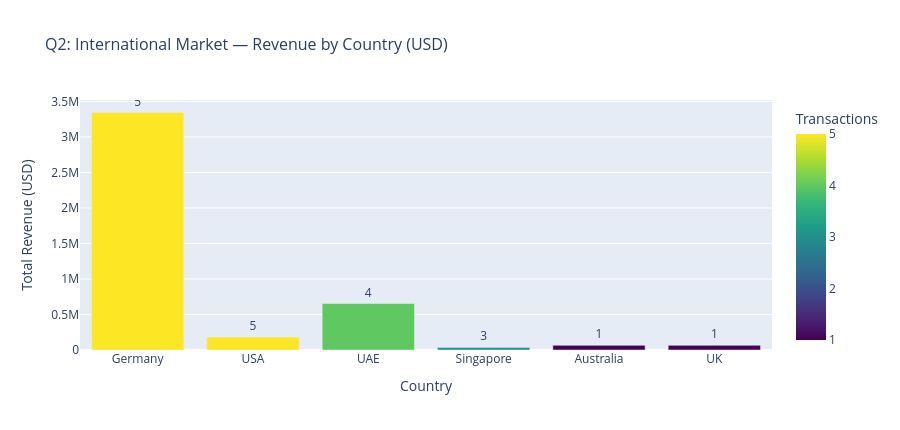

The cell this chart's notebook holds for it:
### Code cell
# International — transactions by country
intl_country = global_.groupby('country').agg(
    transactions  = ('transaction_id', 'count'),
    revenue_usd   = ('price_usd_equivalent', 'sum'),
    avg_price_usd = ('price_usd_equivalent', 'mean'),
    top_brand     = ('make', lambda x: x.mode()[0] if len(x) > 0 else 'N/A')
).reset_index().sort_values('transactions', ascending=False)

print("── International: Transactions by Country ──")
print(intl_country.to_string(index=False))

fig5 = px.bar(
    intl_country,
    x='country',
    y='revenue_usd',
    color='transactions',
    color_continuous_scale='Viridis',
    title='Q2: International Market — Revenue by Country (USD)',
    labels={
        'country':     'Country',
        'revenue_usd': 'Total Revenue (USD)',
        'transactions':'Transactions'
    },
    text='transactions'
)

fig5.update_traces(textposition='outside')
fig5.update_layout(height=430, title_font_size=16)
fig5.show()

### Figure 1 — Plotly figure (JSON) as saved in the notebook; plotly's stock layout.template omitted (floating-point values rounded to 4 significant figures)
{"data": [{"hovertemplate": "Country=%{x}<br>Total Revenue (USD)=%{y}<br>Transactions=%{marker.color}<extra></extra>", "legendgroup": "", "marker": {"color": [5, 5, 4, 3, 1, 1], "coloraxis": "coloraxis", "pattern": {"shape": ""}}, "name": "", "orientation": "v", "showlegend": false, "text": [5.0, 5.0, 4.0, 3.0, 1.0, 1.0], "textposition": "outside", "type": "bar", "x": ["Germany", "USA", "UAE", "Singapore", "Australia", "UK"], "xaxis": "x", "y": [3344000.0, 181900.0, 654800.0, 36920.0, 65660.0, 65660.0], "yaxis": "y"}], "layout": {"barmode": "relative", "coloraxis": {"autocolorscale": false, "colorbar": {"title": {"text": "Transactions"}}, "colorscale": [[0, "#440154"], [0.1111, "#482878"], [0.2222, "#3e4989"], [0.3333, "#31688e"], [0.4444, "#26828e"], [0.5556, "#1f9e89"], [0.6667, "#35b779"], [0.7778, "#6ece58"], [0.8889, "#b5de2b"], [1, "#fde725"]]}, "height": 430, "legend": {"tracegroupgap": 0}, "title": {"font": {"size": 16}, "text": "Q2: International Market — Revenue by Country (USD)"}, "xaxis": {"anchor": "y", "domain": [0, 1], "title": {"text": "Country"}}, "yaxis": {"anchor": "x", "domain": [0, 1], "title": {"text": "Total Revenue (USD)"}}}}
